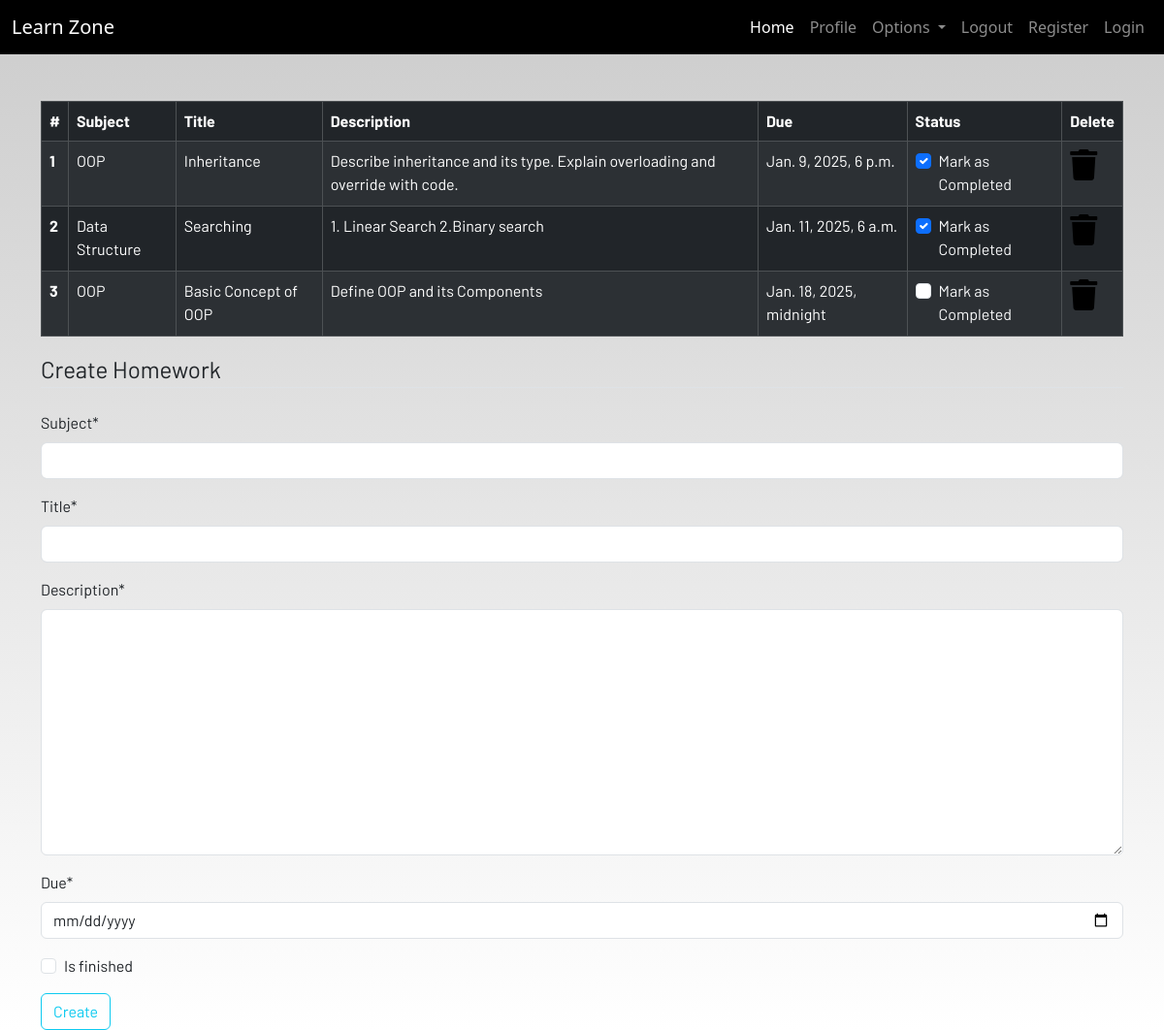
The page /homework (signed in) on the database its author committed.
### dashboard/models.py (models this page shows, shortened)
class Homework(models.Model):
     user = models.ForeignKey(User,on_delete=models.CASCADE)
     subject = models.CharField(max_length=50)
     title = models.CharField(max_length=100)
     description = models.TextField()
     due = models.DateTimeField()
     is_finished = models.BooleanField(default=False)

### dashboard/views.py (the view)
# urls.py: path('homework',views.homework,name='homework'),
def homework(request):
    if request.method == 'POST':
        form = HomeworkForm(request.POST)
        if form.is_valid():
            try:
                finished = request.POST.get('is_finished', 'off')
                finished = True if finished == 'on' else False
            except:
                finished = False
            due = request.POST['due']
            if len(due) == 10:  # Date only (YYYY-MM-DD)
                due += " 00:00:00"  # Add default time
            due = timezone.make_aware(datetime.strptime(due, "%Y-%m-%d %H:%M:%S"))
            homeworks = Homework(
                user=request.user,
                subject=request.POST['subject'],
                title=request.POST['title'],
                description=request.POST['description'],
                due=due,
                is_finished=finished
            )
            homeworks.save()
            form = HomeworkForm()  # Reset the form
            messages.success(request, f'Homework added from {request.user.username}')
    else:
        form = HomeworkForm()
    homeworks = Homework.objects.filter(user=request.user)
    homework_done = True if not homeworks else False  # No homework available if empty
    context = {
        'homeworks': homeworks,
        'homework_done': homework_done,
        'form': form,
    }
    return render(request, 'dashboard/homework.html', context)

### dashboard/forms.py
class HomeworkForm(forms.ModelForm):
    class Meta:
        model = Homework
        fields = ['subject', 'title', 'description', 'due', 'is_finished']
        widgets = {
            'due': widgets.DateInput(attrs={'type': 'date'}),
        }

### dashboard/templates/dashboard/homework.html (shortened to what this page needs)
{% extends 'dashboard/base.html' %}
{% load static %}
{% load crispy_forms_tags %}
{% block content %}
<div class="container">
{% if not homework_done %}
    <table class="table table-striped table-bordered table-hover table-dark">
        <thead>
            <tr>
                <th scope="col">#</th>
                <th scope="col">Subject</th>
                <th scope="col">Title</th>
                <th scope="col">Description</th>
                <th scope="col">Due</th>
                <th scope="col">Status</th>
                <th scope="col">Delete</th>
            </tr>
        </thead>
        <tbody>
        {% for homework in homeworks %}
            <tr>
                <th scope="row">{{forloop.counter}}</th>
                <td>{{homework.subject}}</td>
                <td>{{homework.title}}</td>
                <td>{{homework.description}}</td>
                <td>{{homework.due}}</td>
                <td>
                    <a href="{% url 'update-homework' homework.id %}">
                        <div class="form-check">
                        {% if homework.is_finished == True %}
                            <input class="form-check-input" type="checkbox" value="" checked>
                        {% else %}
                            <input class="form-check-input" type="checkbox" value="">
                        {% endif %}
                            <label class="form-check-label text-light" for="flexCheckDefault">
                                Mark as Completed
                            </label>
                        </div>
                    </a>
                </td>
                <td><a href="{% url 'delete-homework' homework.id %}"><i class="fa fa-trash fa-2x"></i></a></td>
            </tr>
        {% endfor %}
        </tbody>
    </table>
{% else %}
    <h4>All homeworks are completed!! Create to have more!!</h4>
{% endif %}
</div>
<div class=" container">
    <form method="POST">
        <fieldset class="form-group">
            <legend class="border-bottom mb-4">Create Homework</legend>
        {{ form|crispy }}
        </fieldset>
        <div class="form-group">
            <button href="" class="btn btn-outline-info" type="submit">
                Create
            </button>
        </div>
    </form>
</div>
{% endblock content %}

### static/CSS/main.css (style rules this page uses)
html { scroll-behavior: smooth; height: 100%; width: 100%; }
a { text-decoration: none !important; color: black; }
html, body { max-width: 100%; overflow-x: hidden; height: 100%; width: 100%; }
body { background: linear-gradient(rgba(0, 0, 0, 0.2), rgba(255, 255, 255, 0.5)); overflow-x: hidden; background-repeat: no-repeat; }
.fa { color: black; }

### rows shown on the page
Homework: subject "OOP", title "Inheritance", description "Describe inheritance and its type. Explain overloading and override with code.", due "Jan. 9, 2025, 6 p.m."
Homework: subject "Data Structure", title "Searching", description "1. Linear Search 2.Binary search", due "Jan. 11, 2025, 6 a.m."
Homework: subject "OOP", title "Basic Concept of OOP", description "Define OOP and its Components", due "Jan. 18, 2025, midnight"
